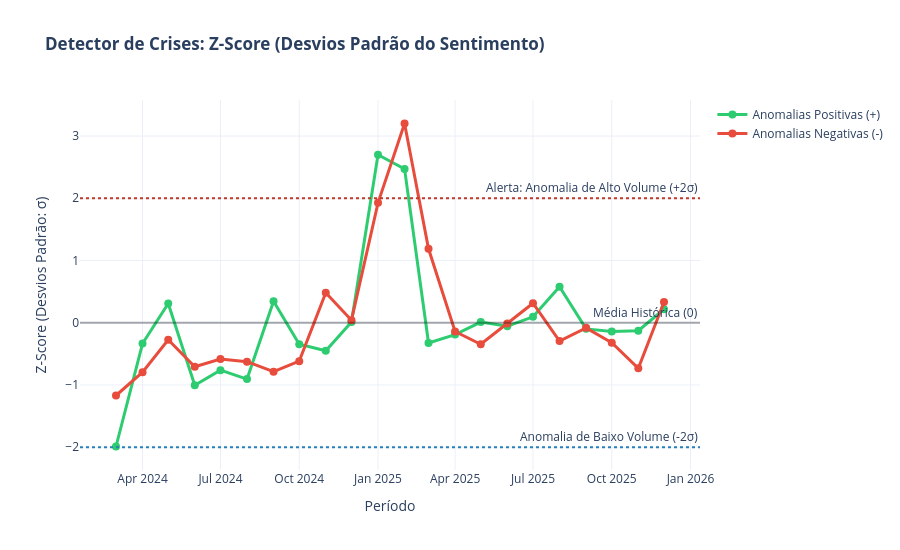

The notebook cell saved with this chart:
### Markdown cell above
## 5. Dinâmica Temporal e Z-Score (Detector de Crises)

O gráfico diário ou mensal comum oscila muito. Para identificar crises estatisticamente válidas, usamos o **Z-Score** (Desvio Padrão).

**Como ler:** A área entre as linhas pontilhadas (+2 e -2) é a "normalidade histórica". Se a linha (vermelha ou verde) rompe esse limite para cima, ocorreu uma **anomalia** — um evento fora do comum que não pode ser explicado pelo acaso. É o farol para crises agudas.

### Code cell
# ======================================================================
# CÉLULA DE CÁLCULO - Z-SCORE TEMPORAL (DEFENSIVA)
# ======================================================================
import pandas as pd
import plotly.graph_objects as go

def calcular_zscore_temporal(df_input):
    """
    Calcula anomalias estatísticas (Z-Score) do sentimento midiático.
    Implementa programação defensiva para mitigar erros de estado do Jupyter.
    """
    # 1. Proteção do DataFrame original
    df_temp = df_input.copy()
    
    # 2. VERIFICAÇÃO E CORREÇÃO TEMPORAL
    if 'Ano_Mes' not in df_temp.columns:
        print("🔧 Aviso: Coluna 'Ano_Mes' ausente. Recriando pipeline temporal para o Z-Score...")
        # Se 'Data' existir, recriamos a topologia temporal
        if 'Data' in df_temp.columns:
            df_temp['Data'] = pd.to_datetime(df_temp['Data'], errors='coerce')
            df_temp['Ano_Mes'] = df_temp['Data'].dt.to_period('M').astype(str)
        else:
            raise KeyError("Erro crítico: A coluna base 'Data' também não foi encontrada no dataset.")

    # 3. MOTOR DE CÁLCULO ESTATÍSTICO
    # Agrupa contagem por mês e sentimento
    temp = df_temp.groupby(['Ano_Mes', 'Classificação']).size().unstack(fill_value=0).reset_index()
    
    # Garante que todas as colunas essenciais existam (evita KeyError em meses muito específicos)
    for col in ['POSITIVA', 'NEGATIVA', 'NEUTRA']:
        if col not in temp.columns: 
            temp[col] = 0
            
    # Calcula o Z-Score (Desvio Padrão)
    for col in ['POSITIVA', 'NEGATIVA', 'NEUTRA']:
        mean = temp[col].mean()
        std = temp[col].std() if temp[col].std() > 0 else 1 # Evita divisão por zero
        temp[f'Z_{col}'] = (temp[col] - mean) / std
        
    return temp

# ======================================================================
# EXECUÇÃO E PLOTAGEM
# ======================================================================

# Chamada protegida
df_zscore = calcular_zscore_temporal(df)

fig_zscore = go.Figure()

# Configuração das linhas
series = [
    ('Z_POSITIVA', 'Anomalias Positivas (+)', '#2ecc71'), 
    ('Z_NEGATIVA', 'Anomalias Negativas (-)', '#e74c3c')
]

for col, name, color in series:
    if col in df_zscore.columns:
        fig_zscore.add_trace(go.Scatter(
            x=df_zscore['Ano_Mes'], 
            y=df_zscore[col], 
            mode='lines+markers', 
            name=name, 
            line=dict(color=color, width=3),
            marker=dict(size=8)
        ))

# Linhas de Referência Estatística
fig_zscore.add_hline(y=2, line_dash="dot", line_color="#c0392b", annotation_text="Alerta: Anomalia de Alto Volume (+2σ)")
fig_zscore.add_hline(y=-2, line_dash="dot", line_color="#2980b9", annotation_text="Anomalia de Baixo Volume (-2σ)")
fig_zscore.add_hline(y=0, line_dash="solid", line_color="black", opacity=0.3, annotation_text="Média Histórica (0)")

fig_zscore.update_layout(
    title="<b>Detector de Crises: Z-Score (Desvios Padrão do Sentimento)</b>", 
    template="plotly_white", 
    hovermode="x unified", 
    height=550,
    yaxis_title="Z-Score (Desvios Padrão: σ)",
    xaxis_title="Período"
)

fig_zscore.show()

### Figure 1 — Plotly figure (JSON) as saved in the notebook; plotly's stock layout.template omitted (floating-point values rounded to 4 significant figures)
{"data": [{"line": {"color": "#2ecc71", "width": 3}, "marker": {"size": 8}, "mode": "lines+markers", "name": "Anomalias Positivas (+)", "type": "scatter", "x": ["2024-03", "2024-04", "2024-05", "2024-06", "2024-07", "2024-08", "2024-09", "2024-10", "2024-11", "2024-12", "2025-01", "2025-02", "2025-03", "2025-04", "2025-05", "2025-06", "2025-07", "2025-08", "2025-09", "2025-10", "2025-11", "2025-12"], "y": [-1.989, -0.334, 0.3088, -1.006, -0.7625, -0.9053, 0.3466, -0.3466, -0.4516, 0.0105, 2.699, 2.472, -0.3256, -0.1911, 0.0105, -0.05671, 0.09452, 0.5776, -0.09872, -0.1407, -0.1281, 0.2164]}, {"line": {"color": "#e74c3c", "width": 3}, "marker": {"size": 8}, "mode": "lines+markers", "name": "Anomalias Negativas (-)", "type": "scatter", "x": ["2024-03", "2024-04", "2024-05", "2024-06", "2024-07", "2024-08", "2024-09", "2024-10", "2024-11", "2024-12", "2025-01", "2025-02", "2025-03", "2025-04", "2025-05", "2025-06", "2025-07", "2025-08", "2025-09", "2025-10", "2025-11", "2025-12"], "y": [-1.17, -0.7957, -0.2732, -0.7065, -0.5833, -0.6258, -0.7872, -0.6173, 0.4829, 0.04113, 1.927, 3.202, 1.188, -0.1415, -0.3454, -0.0141, 0.313, -0.2945, -0.08206, -0.32, -0.732, 0.3342]}], "layout": {"annotations": [{"showarrow": false, "text": "Alerta: Anomalia de Alto Volume (+2σ)", "x": 1, "xanchor": "right", "xref": "x domain", "y": 2, "yanchor": "bottom", "yref": "y"}, {"showarrow": false, "text": "Anomalia de Baixo Volume (-2σ)", "x": 1, "xanchor": "right", "xref": "x domain", "y": -2, "yanchor": "bottom", "yref": "y"}, {"showarrow": false, "text": "Média Histórica (0)", "x": 1, "xanchor": "right", "xref": "x domain", "y": 0, "yanchor": "bottom", "yref": "y"}], "height": 550, "hovermode": "x unified", "shapes": [{"line": {"color": "#c0392b", "dash": "dot"}, "type": "line", "x0": 0, "x1": 1, "xref": "x domain", "y0": 2, "y1": 2, "yref": "y"}, {"line": {"color": "#2980b9", "dash": "dot"}, "type": "line", "x0": 0, "x1": 1, "xref": "x domain", "y0": -2, "y1": -2, "yref": "y"}, {"line": {"color": "black", "dash": "solid"}, "opacity": 0.3, "type": "line", "x0": 0, "x1": 1, "xref": "x domain", "y0": 0, "y1": 0, "yref": "y"}], "title": {"text": "<b>Detector de Crises: Z-Score (Desvios Padrão do Sentimento)</b>"}, "xaxis": {"title": {"text": "Período"}}, "yaxis": {"title": {"text": "Z-Score (Desvios Padrão: σ)"}}}}
